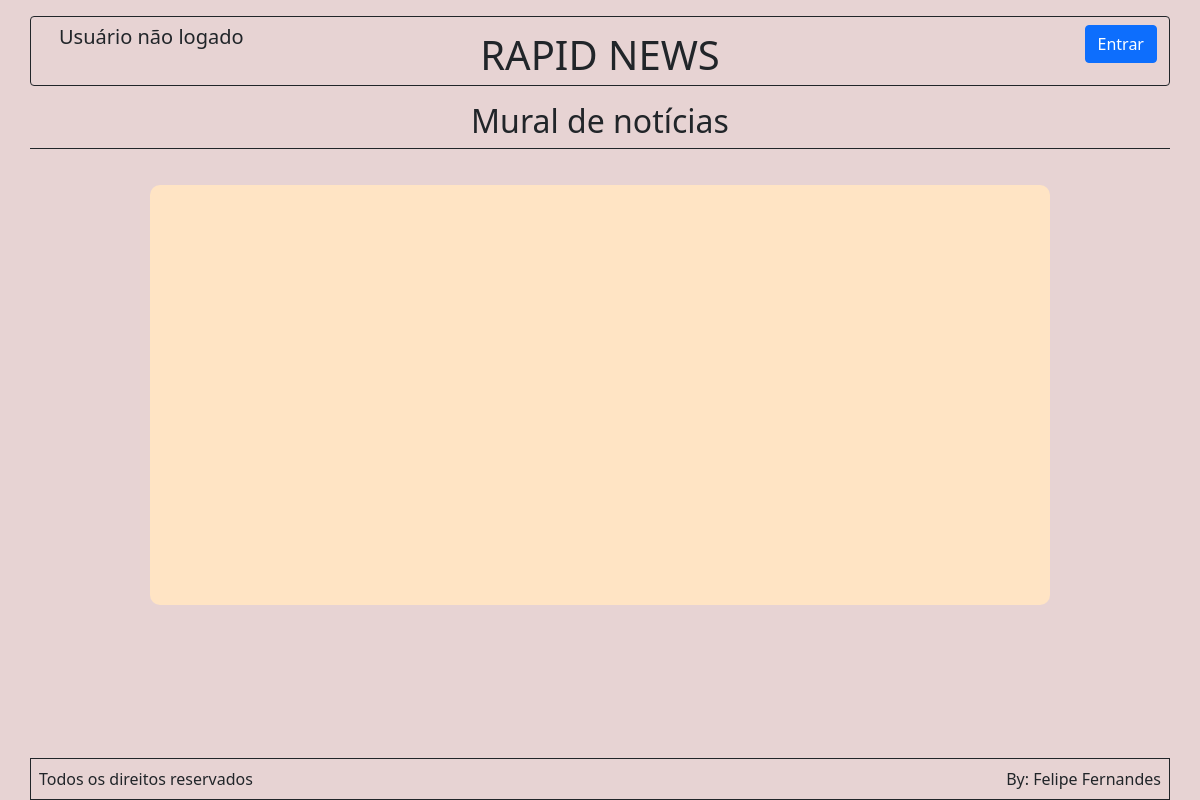
The app's page /noticias/mural/, older data.
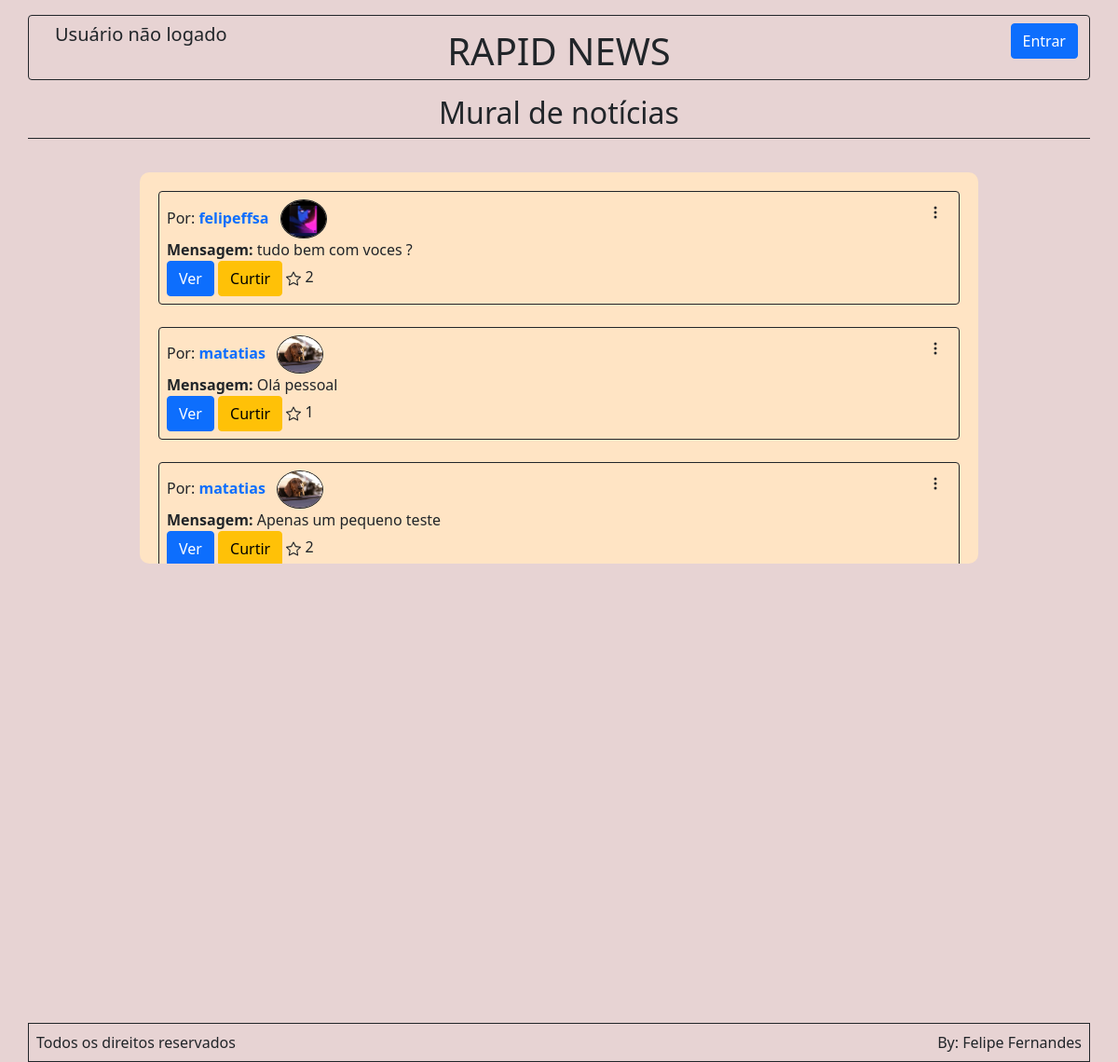
The same page, newer data.
### noticias/models.py (models this page shows, shortened)
class Noticias(models.Model):
    user = models.ForeignKey(User, on_delete=models.CASCADE, related_name ='noticia')
    titulo = models.CharField(max_length=50)
    notice = models.TextField()
    data = models.DateTimeField(auto_now_add=True)
    atualizado = models.BooleanField(default=False)
    curtida = models.ManyToManyField(User, related_name='noticas_curtida')
    numero = models.IntegerField(default=0)

### usuarios/models.py (models this page shows, shortened)
class UserProfile(models.Model):
    user = models.OneToOneField(User, on_delete=models.CASCADE, related_name = 'userprofile')
    profile_image = models.ImageField(
        upload_to='imagens/', blank=True, null=True)
    profile_text = models.TextField(blank=True)

### noticias/views.py (the view)
# urls.py: path('mural/', views.noticias, name='mural'),
def noticias(request):
    noticias = Noticias.objects.all().order_by('-numero')
    if request.user.is_authenticated:
        user = request.user
        pessoa = UserProfile.objects.get(user=request.user)
        return render(request, 'noticias/mural_novo.html',
                      context={'noticias': noticias,
                               'user': user, 'pessoa': pessoa,})
    else:
        return render(request, 'noticias/mural_novo.html',
                      context={'noticias': noticias})

### noticias/templates/noticias/mural_novo.html (shortened to what this page needs)
{% extends "base.html" %}
{% load static %}
{% block conteudo %}
    <div class ='container border border-dark mt-3 rounded'>
        <div class ='row mt-2'>
            <div class ='col-4'>
              {% if user.username %}
                <img src="{{pessoa.profile_image.url}}" class ='img-fluid tamanho-img border border-dark rounded-circle ' alt="">
                <h5 class ='ms-3'><a href ='{% url "perfil" %}'>Perfil</a></h5>
                {% else %}
                <h5 class ='ms-3'>Usuário não logado</h5>
                {% endif %}
            </div>
            <div class ='col-4 fs-1 text-center'>RAPID NEWS</div>
            <div class ='col-4 text-center'>
              {% if user.username %}
                <a href ='{% url "sair" %}'><button class ='btn btn-primary float-end'>Sair</button></a>
                {% else %}
                <a href ='{% url "login" %}'><button class ='btn btn-primary float-end'>Entrar</button></a>
                {% endif %}
            </div>
        </div>
    </div>
<div class = 'container text-center mt-3 border-bottom border-dark'>
    <h2>Mural de notícias</h2>
</div>
<div class="container">
    <div class="row">
    </div>
  </div>
<div class ='container scrollable-div'>
    {% for noticia in noticias  %}
  <div class ='border border-dark rounded p-2'>
        <div class="row">
            <div class="col-12">
                {% if noticia.user.username == user.username %}
                <span class ='me-2'>Por: <strong>Você</strong></span>
                {% else %}
                <span class ='me-2'>Por: <a style ='text-decoration:none' href = '{% url "out_perfil" noticia.user.userprofile.id %}'><strong>{{noticia.user}}</a></strong></span>
                {% endif %}
                <img src={{ noticia.user.userprofile.profile_image.url }} alt="{{ noticia.user.userprofile.profile_image.url }}" class ='img-fluid tamanho-img-perfil border border-dark rounded-circle'>
                <div class ='float-end d-flex'>
                <div class="dropdown">
                    <div class ='ms-3'data-bs-toggle="dropdown" aria-expanded="false" style ='width:25px'>
                        <svg xmlns="http://www.w3.org/2000/svg" width="16" height="16" fill="currentColor" class="bi bi-three-dots-vertical points" viewBox="0 0 16 16">
                        <path d="M9.5 13a1.5 1.5 0 1 1-3 0 1.5 1.5 0 0 1 3 0m0-5a1.5 1.5 0 1 1-3 0 1.5 1.5 0 0 1 3 0m0-5a1.5 1.5 0 1 1-3 0 1.5 1.5 0 0 1 3 0"/>
                      </svg>
                    </div>
                </div>
                </div>
            </div>
        </div>
        <div class="row">
            <div class="col-12 d-flex flex-column">
                <span><strong>Mensagem: </strong>{{noticia.notice|truncatechars:62}}</span>
                <div class ='botoes'>
                <a href ='{% url "visualizar" noticia.id %}'><span class ='btn btn-primary'> Ver</span></a>
                <a href ='{% url "curtida" noticia.id %}'><span class ='btn btn-warning' id ="{{noticia.id}}" onclick="mudarFundo({{noticia.id}})">Curtir</span></a>
                <span> {{noticia.curtida.count}}</span>
            </div>
            </div>
        </div>
  </div>
  <br>
  {% endfor %}
<footer class="footer fixed-bottom ">
    <div class="container text-center d-flex justify-content-between border border-dark mt-5 p-2">
      <span>Todos os direitos reservados</span>
      <span>By: Felipe Fernandes</span>
  </footer>
{% endblock conteudo %}

### templates/base.html (shortened to what this page needs)
{% load static %}
<!DOCTYPE html>
<html lang="en">
 <head>
 <link href="https://cdn.jsdelivr.net/npm/bootstrap@5.0.2/dist/css/bootstrap.min.css" rel="stylesheet">
 <link rel ='stylesheet' href = "{% static "css/base.css" %}">
 <link rel ='stylesheet' href = "{% static "css/mural.css" %}">
 <link rel ='stylesheet' href = "{% static "css/mensagem_completa.css" %}">
 <link rel ='stylesheet' href = "{% static "img" %}">
 </head>
 <body>
{% block conteudo %}
{% endblock conteudo %}
 </body>
</html>

### templates/static/css/base.css (style rules this page uses)
body { background-color: rgba(207, 166, 166, 0.493) }

### templates/static/css/mural.css (style rules this page uses)
.tamanho-img-perfil { max-width: 50px; }
.scrollable-div { max-width: 900px; margin: 0 auto; height: 420px; overflow-y: auto; border: none; margin-top: 20px; background-color: bisque; border-radius: 10px; padding: 20px; }

Row changes from the older to the newer data that the page shows:
added Noticias: user "felipeffsa", user.userprofile.profile_image (picture), notice "tudo bem com voces ?", curtida.count "2"
added Noticias: user "matatias", user.userprofile.profile_image (picture), notice "Olá pessoal", curtida.count "1"
added Noticias: user "matatias", user.userprofile.profile_image (picture), notice "Apenas um pequeno teste", curtida.count "2"
